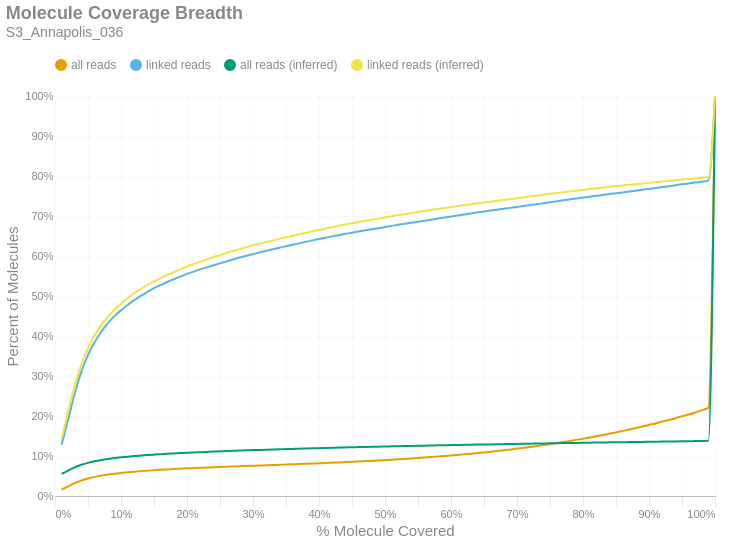

Notebook code cell kept with this figure:
### Markdown cell above
### Molecule Read Coverage
This chart shows molecule coverage breadth as computed by the number of bases aligned to that molecule. In other words, "*how much of each unique long molecule is actually sequenced/aligned?*" Keep in mind there is a distinction between sequences and alignments, since some sequences belonging to a particular molecule may not align well and wouldn't appear in the alignment data. This chart also shows molecule coverage breadth as computed by the *inferred fragment* from which the aligned sequences originate. Unlike read coverage, this calculation takes into account the total insert size, including unsequenced gaps between the forward and reverse reads. Like the previous figures, these are cumulative percents.

### Code cell
if SKIPLR:
    print_html(f"Skipped")
else:
    binned_df = consolidated_hist(valids['coverage_bp'], mask, 0.01, True)
    binned_df_inf = consolidated_hist(valids['coverage_inserts'], mask, 0.01, True)
    binned_df = binned_df.with_columns(pl.lit(binned_df_inf['all reads (cumsum)']).alias('all reads (inferred)'))
    binned_df = binned_df.with_columns(pl.lit(binned_df_inf['linked reads (cumsum)']).alias('linked reads (inferred)'))
    binned_df = binned_df.with_columns(
        (pl.col('bin').cast(pl.Float64) + 0.01).alias('right_edge')
    )

    with SafeRender(binned_df):
        (
            density_plot(binned_df, 'Molecule Coverage Breadth', samplename, 'molcov', ['all reads (inferred)','linked reads (inferred)'])
            .encode(
                #x=alt.X('bin:Q', title="% Molecule Covered").axis(format = '%').scale(padding=0),
                x=alt.X('right_edge:Q', title="% Molecule Covered").axis(format='%').scale(padding=0),
                y=alt.Y('value:Q', title='Percent of Molecules')
                    .axis(format='%')
                    .stack(False)
                    .scale(domainMin=0, padding=0),
                color=alt.Color("key:N").scale(domain = ["all reads", "linked reads", "all reads (inferred)", "linked reads (inferred)"]),
                tooltip = [
                    alt.Tooltip("key:N", title = "Data Type"),
                    alt.Tooltip("range_label:N", title="% Molecule Covered"),
                    alt.Tooltip("value:Q", format = ".2%", title="% Molecules")
                ]
            )
        ).display()

### Figure 1 — Vega-Lite specification as saved in the notebook (floating-point values rounded to 4 significant figures)
{"width": "container", "height": 400, "config": {"title": {"anchor": "start", "dy": -15, "fontSize": 18, "color": "#888888", "subtitleColor": "#888888", "subtitleFontSize": 14}, "arc": {"fill": "#0072B2"}, "axis": {"domainColor": "#888888", "domainWidth": 0.5, "gridWidth": 0.2, "grid": false, "titleFontWeight": 400, "titleFontSize": 15, "labelFontSize": 11, "labelColor": "#888888", "tickColor": "#888888", "tickWidth": 0.2, "titleColor": "#888888"}, "axisBand": {"grid": false}, "axisX": {"grid": true, "tickSize": 10, "domainCap": "round"}, "axisY": {"domain": false, "grid": true, "tickSize": 0, "domainCap": "round"}, "background": "transparent", "header": {"labelFontSize": 15, "labelColor": "#888888", "titleFontSize": 15, "titleFontWeight": 600, "titleColor": "#888888"}, "legend": {"labelFont": "sans-serif", "labelFontSize": 12, "labelColor": "#888888", "symbolSize": 100, "symbolType": "circle", "titleFontSize": 12, "titlePadding": 10, "titleColor": "#888888", "title": null, "orient": "top"}, "range": {"category": ["#E69F00", "#56B4E9", "#009E73", "#F0E442", "#0072B2", "#D55E00", "#CC79A7", "#000000"], "diverging": ["#cfe8f3", "#a2d4ec", "#73bfe2", "#46abdb", "#1696d2", "#12719e"]}, "area": {"fill": "#0072B2", "fillOpacity": 0.7, "line": true, "strokeOpacity": 0.7}, "line": {"color": "#0072B2", "stroke": "#0072B2", "strokeWidth": 2}, "trail": {"color": "#0072B2", "stroke": "#0072B2", "strokeWidth": 0, "size": 1}, "point": {"filled": true, "fillOpacity": 1.0, "size": 95}, "text": {"color": "#888888", "fontSize": 11, "align": "right", "fontWeight": 400, "size": 11}, "bar": {"fill": "#0072B2", "stroke": null}, "view": {"stroke": null, "continuousWidth": 660, "continuousHeight": 400}}, "data": {"name": "data-ac46e3a68574f05ad03b22650f25fd41"}, "mark": {"type": "line", "interpolate": "monotone", "point": {"opacity": 0, "size": 275}}, "encoding": {"color": {"field": "key", "scale": {"domain": ["all reads", "linked reads", "all reads (inferred)", "linked reads (inferred)"]}, "type": "nominal"}, "tooltip": [{"field": "key", "title": "Data Type", "type": "nominal"}, {"field": "range_label", "title": "% Molecule Covered", "type": "nominal"}, {"field": "value", "format": ".2%", "title": "% Molecules", "type": "quantitative"}], "x": {"axis": {"format": "%"}, "field": "right_edge", "scale": {"padding": 0}, "title": "% Molecule Covered", "type": "quantitative"}, "y": {"axis": {"format": "%"}, "field": "value", "scale": {"domainMin": 0, "padding": 0}, "stack": false, "title": "Percent of Molecules", "type": "quantitative"}}, "params": [{"name": "param_c36ac31b6afebe62", "select": {"type": "point", "fields": ["key"]}, "bind": "legend"}], "title": {"text": "Molecule Coverage Breadth", "subtitle": "S3_Annapolis_036"}, "transform": [{"fold": ["all reads (cumsum)", "linked reads (cumsum)", "all reads (inferred)", "linked reads (inferred)"]}, {"calculate": "replace(datum.key, ' (cumsum)', '')", "as": "key"}, {"filter": {"param": "param_c36ac31b6afebe62"}}], "usermeta": {"embedOptions": {"downloadFileName": "S3_Annapolis_036.molcov"}}, "$schema": "https://vega.github.io/schema/vega-lite/v6.1.0.json", "datasets": {"data-ac46e3a68574f05ad03b22650f25fd41": [{"bin": "0.0", "interval": "0.0-0.01", "all reads": 0.01625, "linked reads": 0.1283, "all reads (cumsum)": 0.01625, "linked reads (cumsum)": 0.1283, "range_label": "0.0-0.01", "all reads (inferred)": 0.05513, "linked reads (inferred)": 0.1431, "right_edge": 0.01}, {"bin": "0.01", "interval": "0.01-0.02", "all reads": 0.007859, "linked reads": 0.06353, "all reads (cumsum)": 0.02411, "linked reads (cumsum)": 0.1918, "range_label": "0.01-0.02", "all reads (inferred)": 0.06357, "linked reads (inferred)": 0.2118, "right_edge": 0.02}, {"bin": "0.02", "interval": "0.02-0.03", "all reads": 0.008005, "linked reads": 0.06534, "all reads (cumsum)": 0.03211, "linked reads (cumsum)": 0.2571, "range_label": "0.02-0.03", "all reads (inferred)": 0.07153, "linked reads (inferred)": 0.2768, "right_edge": 0.03}, {"bin": "0.03", "interval": "0.03-0.04", "all reads": 0.006635, "linked reads": 0.05396, "all reads (cumsum)": 0.03875, "linked reads (cumsum)": 0.3111, "range_label": "0.03-0.04", "all reads (inferred)": 0.07795, "linked reads (inferred)": 0.3293, "right_edge": 0.04}, {"bin": "0.04", "interval": "0.04-0.05", "all reads": 0.005096, "linked reads": 0.04145, "all reads (cumsum)": 0.04384, "linked reads (cumsum)": 0.3526, "range_label": "0.04-0.05", "all reads (inferred)": 0.08287, "linked reads (inferred)": 0.3693, "right_edge": 0.05}, {"bin": "0.05", "interval": "0.05-0.06", "all reads": 0.003942, "linked reads": 0.03186, "all reads (cumsum)": 0.04778, "linked reads (cumsum)": 0.3844, "range_label": "0.05-0.06", "all reads (inferred)": 0.08682, "linked reads (inferred)": 0.4013, "right_edge": 0.06}, {"bin": "0.06", "interval": "0.06-0.07", "all reads": 0.003159, "linked reads": 0.02554, "all reads (cumsum)": 0.05094, "linked reads (cumsum)": 0.41, "range_label": "0.06-0.07", "all reads (inferred)": 0.08997, "linked reads (inferred)": 0.427, "right_edge": 0.07}, {"bin": "0.07", "interval": "0.07-0.08", "all reads": 0.00272, "linked reads": 0.02201, "all reads (cumsum)": 0.05366, "linked reads (cumsum)": 0.432, "range_label": "0.07-0.08", "all reads (inferred)": 0.0925, "linked reads (inferred)": 0.4476, "right_edge": 0.08}, {"bin": "0.08", "interval": "0.08-0.09", "all reads": 0.002206, "linked reads": 0.01767, "all reads (cumsum)": 0.05587, "linked reads (cumsum)": 0.4496, "range_label": "0.08-0.09", "all reads (inferred)": 0.09473, "linked reads (inferred)": 0.4656, "right_edge": 0.09}, {"bin": "0.09", "interval": "0.09-0.1", "all reads": 0.001842, "linked reads": 0.01472, "all reads (cumsum)": 0.05771, "linked reads (cumsum)": 0.4644, "range_label": "0.09-0.1", "all reads (inferred)": 0.09658, "linked reads (inferred)": 0.4807, "right_edge": 0.1}, {"bin": "0.1", "interval": "0.1-0.11", "all reads": 0.001657, "linked reads": 0.01323, "all reads (cumsum)": 0.05937, "linked reads (cumsum)": 0.4776, "range_label": "0.1-0.11", "all reads (inferred)": 0.09833, "linked reads (inferred)": 0.4948, "right_edge": 0.11}, {"bin": "0.11", "interval": "0.11-0.12", "all reads": 0.001463, "linked reads": 0.01194, "all reads (cumsum)": 0.06083, "linked reads (cumsum)": 0.4895, "range_label": "0.11-0.12", "all reads (inferred)": 0.09981, "linked reads (inferred)": 0.507, "right_edge": 0.12}, {"bin": "0.12", "interval": "0.12-0.13", "all reads": 0.001361, "linked reads": 0.0109, "all reads (cumsum)": 0.06219, "linked reads (cumsum)": 0.5004, "range_label": "0.12-0.13", "all reads (inferred)": 0.1011, "linked reads (inferred)": 0.5175, "right_edge": 0.13}, {"bin": "0.13", "interval": "0.13-0.14", "all reads": 0.001252, "linked reads": 0.01003, "all reads (cumsum)": 0.06344, "linked reads (cumsum)": 0.5105, "range_label": "0.13-0.14", "all reads (inferred)": 0.1024, "linked reads (inferred)": 0.5275, "right_edge": 0.14}, {"bin": "0.14", "interval": "0.14-0.15", "all reads": 0.001154, "linked reads": 0.009047, "all reads (cumsum)": 0.0646, "linked reads (cumsum)": 0.5195, "range_label": "0.14-0.15", "all reads (inferred)": 0.1034, "linked reads (inferred)": 0.5363, "right_edge": 0.15}, {"bin": "0.15", "interval": "0.15-0.16", "all reads": 0.0009916, "linked reads": 0.007821, "all reads (cumsum)": 0.06559, "linked reads (cumsum)": 0.5273, "range_label": "0.15-0.16", "all reads (inferred)": 0.1045, "linked reads (inferred)": 0.5447, "right_edge": 0.16}, {"bin": "0.16", "interval": "0.16-0.17", "all reads": 0.0009579, "linked reads": 0.007675, "all reads (cumsum)": 0.06655, "linked reads (cumsum)": 0.535, "range_label": "0.16-0.17", "all reads (inferred)": 0.1055, "linked reads (inferred)": 0.5527, "right_edge": 0.17}, {"bin": "0.17", "interval": "0.17-0.18", "all reads": 0.0008889, "linked reads": 0.006929, "all reads (cumsum)": 0.06744, "linked reads (cumsum)": 0.5419, "range_label": "0.17-0.18", "all reads (inferred)": 0.1063, "linked reads (inferred)": 0.5597, "right_edge": 0.18}, {"bin": "0.18", "interval": "0.18-0.19", "all reads": 0.0008456, "linked reads": 0.006662, "all reads (cumsum)": 0.06828, "linked reads (cumsum)": 0.5486, "range_label": "0.18-0.19", "all reads (inferred)": 0.1072, "linked reads (inferred)": 0.5666, "right_edge": 0.19}, {"bin": "0.19", "interval": "0.19-0.2", "all reads": 0.0008472, "linked reads": 0.006715, "all reads (cumsum)": 0.06913, "linked reads (cumsum)": 0.5553, "range_label": "0.19-0.2", "all reads (inferred)": 0.1081, "linked reads (inferred)": 0.5737, "right_edge": 0.2}, {"bin": "0.2", "interval": "0.2-0.21", "all reads": 0.0007236, "linked reads": 0.005729, "all reads (cumsum)": 0.06985, "linked reads (cumsum)": 0.561, "range_label": "0.2-0.21", "all reads (inferred)": 0.1088, "linked reads (inferred)": 0.5799, "right_edge": 0.21}, {"bin": "0.21", "interval": "0.21-0.22", "all reads": 0.0006931, "linked reads": 0.00549, "all reads (cumsum)": 0.07055, "linked reads (cumsum)": 0.5665, "range_label": "0.21-0.22", "all reads (inferred)": 0.1096, "linked reads (inferred)": 0.5856, "right_edge": 0.22}, {"bin": "0.22", "interval": "0.22-0.23", "all reads": 0.000645, "linked reads": 0.00497, "all reads (cumsum)": 0.07119, "linked reads (cumsum)": 0.5715, "range_label": "0.22-0.23", "all reads (inferred)": 0.1103, "linked reads (inferred)": 0.5914, "right_edge": 0.23}, {"bin": "0.23", "interval": "0.23-0.24", "all reads": 0.0006867, "linked reads": 0.00537, "all reads (cumsum)": 0.07188, "linked reads (cumsum)": 0.5769, "range_label": "0.23-0.24", "all reads (inferred)": 0.111, "linked reads (inferred)": 0.5972, "right_edge": 0.24}, {"bin": "0.24", "interval": "0.24-0.25", "all reads": 0.0006242, "linked reads": 0.004743, "all reads (cumsum)": 0.0725, "linked reads (cumsum)": 0.5816, "range_label": "0.24-0.25", "all reads (inferred)": 0.1116, "linked reads (inferred)": 0.6022, "right_edge": 0.25}, {"bin": "0.25", "interval": "0.25-0.26", "all reads": 0.0006498, "linked reads": 0.00501, "all reads (cumsum)": 0.07315, "linked reads (cumsum)": 0.5866, "range_label": "0.25-0.26", "all reads (inferred)": 0.1123, "linked reads (inferred)": 0.6078, "right_edge": 0.26}, {"bin": "0.26", "interval": "0.26-0.27", "all reads": 0.0006242, "linked reads": 0.004823, "all reads (cumsum)": 0.07378, "linked reads (cumsum)": 0.5914, "range_label": "0.26-0.27", "all reads (inferred)": 0.113, "linked reads (inferred)": 0.613, "right_edge": 0.27}, {"bin": "0.27", "interval": "0.27-0.28", "all reads": 0.0006354, "linked reads": 0.004743, "all reads (cumsum)": 0.07441, "linked reads (cumsum)": 0.5962, "range_label": "0.27-0.28", "all reads (inferred)": 0.1135, "linked reads (inferred)": 0.6173, "right_edge": 0.28}, {"bin": "0.28", "interval": "0.28-0.29", "all reads": 0.0006097, "linked reads": 0.004397, "all reads (cumsum)": 0.07502, "linked reads (cumsum)": 0.6006, "range_label": "0.28-0.29", "all reads (inferred)": 0.1141, "linked reads (inferred)": 0.6222, "right_edge": 0.29}, {"bin": "0.29", "interval": "0.29-0.3", "all reads": 0.0006081, "linked reads": 0.00409, "all reads (cumsum)": 0.07563, "linked reads (cumsum)": 0.6047, "range_label": "0.29-0.3", "all reads (inferred)": 0.1147, "linked reads (inferred)": 0.6267, "right_edge": 0.3}, {"bin": "0.3", "interval": "0.3-0.31", "all reads": 0.0006145, "linked reads": 0.004317, "all reads (cumsum)": 0.07624, "linked reads (cumsum)": 0.609, "range_label": "0.3-0.31", "all reads (inferred)": 0.1153, "linked reads (inferred)": 0.6309, "right_edge": 0.31}, {"bin": "0.31", "interval": "0.31-0.32", "all reads": 0.000576, "linked reads": 0.003811, "all reads (cumsum)": 0.07682, "linked reads (cumsum)": 0.6128, "range_label": "0.31-0.32", "all reads (inferred)": 0.1158, "linked reads (inferred)": 0.6349, "right_edge": 0.32}, {"bin": "0.32", "interval": "0.32-0.33", "all reads": 0.0006065, "linked reads": 0.004024, "all reads (cumsum)": 0.07743, "linked reads (cumsum)": 0.6168, "range_label": "0.32-0.33", "all reads (inferred)": 0.1163, "linked reads (inferred)": 0.639, "right_edge": 0.33}, {"bin": "0.33", "interval": "0.33-0.34", "all reads": 0.0006338, "linked reads": 0.004011, "all reads (cumsum)": 0.07806, "linked reads (cumsum)": 0.6208, "range_label": "0.33-0.34", "all reads (inferred)": 0.1168, "linked reads (inferred)": 0.643, "right_edge": 0.34}, {"bin": "0.34", "interval": "0.34-0.35", "all reads": 0.0006113, "linked reads": 0.003598, "all reads (cumsum)": 0.07867, "linked reads (cumsum)": 0.6244, "range_label": "0.34-0.35", "all reads (inferred)": 0.1173, "linked reads (inferred)": 0.6467, "right_edge": 0.35}, {"bin": "0.35", "interval": "0.35-0.36", "all reads": 0.0006193, "linked reads": 0.003531, "all reads (cumsum)": 0.07929, "linked reads (cumsum)": 0.628, "range_label": "0.35-0.36", "all reads (inferred)": 0.1178, "linked reads (inferred)": 0.6506, "right_edge": 0.36}, {"bin": "0.36", "interval": "0.36-0.37", "all reads": 0.0006193, "linked reads": 0.003624, "all reads (cumsum)": 0.07991, "linked reads (cumsum)": 0.6316, "range_label": "0.36-0.37", "all reads (inferred)": 0.1182, "linked reads (inferred)": 0.6542, "right_edge": 0.37}, {"bin": "0.37", "interval": "0.37-0.38", "all reads": 0.0006675, "linked reads": 0.003771, "all reads (cumsum)": 0.08058, "linked reads (cumsum)": 0.6354, "range_label": "0.37-0.38", "all reads (inferred)": 0.1187, "linked reads (inferred)": 0.6582, "right_edge": 0.38}, {"bin": "0.38", "interval": "0.38-0.39", "all reads": 0.0006675, "linked reads": 0.003664, "all reads (cumsum)": 0.08124, "linked reads (cumsum)": 0.639, "range_label": "0.38-0.39", "all reads (inferred)": 0.1192, "linked reads (inferred)": 0.6619, "right_edge": 0.39}, {"bin": "0.39", "interval": "0.39-0.4", "all reads": 0.0006611, "linked reads": 0.003358, "all reads (cumsum)": 0.08191, "linked reads (cumsum)": 0.6424, "range_label": "0.39-0.4", "all reads (inferred)": 0.1196, "linked reads (inferred)": 0.6651, "right_edge": 0.4}, {"bin": "0.4", "interval": "0.4-0.41", "all reads": 0.0006899, "linked reads": 0.003411, "all reads (cumsum)": 0.0826, "linked reads (cumsum)": 0.6458, "range_label": "0.4-0.41", "all reads (inferred)": 0.1201, "linked reads (inferred)": 0.6686, "right_edge": 0.41}, {"bin": "0.41", "interval": "0.41-0.42", "all reads": 0.0007236, "linked reads": 0.003264, "all reads (cumsum)": 0.08332, "linked reads (cumsum)": 0.6491, "range_label": "0.41-0.42", "all reads (inferred)": 0.1205, "linked reads (inferred)": 0.6719, "right_edge": 0.42}, {"bin": "0.42", "interval": "0.42-0.43", "all reads": 0.000698, "linked reads": 0.002945, "all reads (cumsum)": 0.08402, "linked reads (cumsum)": 0.652, "range_label": "0.42-0.43", "all reads (inferred)": 0.121, "linked reads (inferred)": 0.6755, "right_edge": 0.43}, {"bin": "0.43", "interval": "0.43-0.44", "all reads": 0.000799, "linked reads": 0.003358, "all reads (cumsum)": 0.08482, "linked reads (cumsum)": 0.6554, "range_label": "0.43-0.44", "all reads (inferred)": 0.1214, "linked reads (inferred)": 0.6788, "right_edge": 0.44}, {"bin": "0.44", "interval": "0.44-0.45", "all reads": 0.0007621, "linked reads": 0.003011, "all reads (cumsum)": 0.08558, "linked reads (cumsum)": 0.6584, "range_label": "0.44-0.45", "all reads (inferred)": 0.1218, "linked reads (inferred)": 0.6818, "right_edge": 0.45}, {"bin": "0.45", "interval": "0.45-0.46", "all reads": 0.0008119, "linked reads": 0.003105, "all reads (cumsum)": 0.08639, "linked reads (cumsum)": 0.6615, "range_label": "0.45-0.46", "all reads (inferred)": 0.1222, "linked reads (inferred)": 0.685, "right_edge": 0.46}, {"bin": "0.46", "interval": "0.46-0.47", "all reads": 0.0008408, "linked reads": 0.002945, "all reads (cumsum)": 0.08723, "linked reads (cumsum)": 0.6644, "range_label": "0.46-0.47", "all reads (inferred)": 0.1226, "linked reads (inferred)": 0.6878, "right_edge": 0.47}, {"bin": "0.47", "interval": "0.47-0.48", "all reads": 0.0008167, "linked reads": 0.002518, "all reads (cumsum)": 0.08805, "linked reads (cumsum)": 0.6669, "range_label": "0.47-0.48", "all reads (inferred)": 0.1229, "linked reads (inferred)": 0.6905, "right_edge": 0.48}, {"bin": "0.48", "interval": "0.48-0.49", "all reads": 0.0008392, "linked reads": 0.002691, "all reads (cumsum)": 0.08889, "linked reads (cumsum)": 0.6696, "range_label": "0.48-0.49", "all reads (inferred)": 0.1233, "linked reads (inferred)": 0.6932, "right_edge": 0.49}, {"bin": "0.49", "interval": "0.49-0.5", "all reads": 0.0009483, "linked reads": 0.002878, "all reads (cumsum)": 0.08983, "linked reads (cumsum)": 0.6725, "range_label": "0.49-0.5", "all reads (inferred)": 0.1237, "linked reads (inferred)": 0.6964, "right_edge": 0.5}, {"bin": "0.5", "interval": "0.5-0.51", "all reads": 0.0009114, "linked reads": 0.002838, "all reads (cumsum)": 0.09075, "linked reads (cumsum)": 0.6753, "range_label": "0.5-0.51", "all reads (inferred)": 0.1241, "linked reads (inferred)": 0.6992, "right_edge": 0.51}, {"bin": "0.51", "interval": "0.51-0.52", "all reads": 0.0009707, "linked reads": 0.002532, "all reads (cumsum)": 0.09172, "linked reads (cumsum)": 0.6779, "range_label": "0.51-0.52", "all reads (inferred)": 0.1245, "linked reads (inferred)": 0.7022, "right_edge": 0.52}, {"bin": "0.52", "interval": "0.52-0.53", "all reads": 0.00102, "linked reads": 0.002891, "all reads (cumsum)": 0.09274, "linked reads (cumsum)": 0.6808, "range_label": "0.52-0.53", "all reads (inferred)": 0.1249, "linked reads (inferred)": 0.7049, "right_edge": 0.53}, {"bin": "0.53", "interval": "0.53-0.54", "all reads": 0.001019, "linked reads": 0.002332, "all reads (cumsum)": 0.09376, "linked reads (cumsum)": 0.6831, "range_label": "0.53-0.54", "all reads (inferred)": 0.1253, "linked reads (inferred)": 0.7076, "right_edge": 0.54}, {"bin": "0.54", "interval": "0.54-0.55", "all reads": 0.001133, "linked reads": 0.002665, "all reads (cumsum)": 0.09489, "linked reads (cumsum)": 0.6858, "range_label": "0.54-0.55", "all reads (inferred)": 0.1256, "linked reads (inferred)": 0.7102, "right_edge": 0.55}, {"bin": "0.55", "interval": "0.55-0.56", "all reads": 0.001166, "linked reads": 0.002398, "all reads (cumsum)": 0.09606, "linked reads (cumsum)": 0.6882, "range_label": "0.55-0.56", "all reads (inferred)": 0.1259, "linked reads (inferred)": 0.7127, "right_edge": 0.56}, {"bin": "0.56", "interval": "0.56-0.57", "all reads": 0.001207, "linked reads": 0.002585, "all reads (cumsum)": 0.09726, "linked reads (cumsum)": 0.6907, "range_label": "0.56-0.57", "all reads (inferred)": 0.1263, "linked reads (inferred)": 0.7152, "right_edge": 0.57}, {"bin": "0.57", "interval": "0.57-0.58", "all reads": 0.001276, "linked reads": 0.002758, "all reads (cumsum)": 0.09854, "linked reads (cumsum)": 0.6935, "range_label": "0.57-0.58", "all reads (inferred)": 0.1266, "linked reads (inferred)": 0.7177, "right_edge": 0.58}, {"bin": "0.58", "interval": "0.58-0.59", "all reads": 0.001325, "linked reads": 0.002572, "all reads (cumsum)": 0.09986, "linked reads (cumsum)": 0.6961, "range_label": "0.58-0.59", "all reads (inferred)": 0.1269, "linked reads (inferred)": 0.7199, "right_edge": 0.59}, {"bin": "0.59", "interval": "0.59-0.6", "all reads": 0.001378, "linked reads": 0.002518, "all reads (cumsum)": 0.1012, "linked reads (cumsum)": 0.6986, "range_label": "0.59-0.6", "all reads (inferred)": 0.1272, "linked reads (inferred)": 0.7223, "right_edge": 0.6}, {"bin": "0.6", "interval": "0.6-0.61", "all reads": 0.001348, "linked reads": 0.002452, "all reads (cumsum)": 0.1026, "linked reads (cumsum)": 0.701, "range_label": "0.6-0.61", "all reads (inferred)": 0.1275, "linked reads (inferred)": 0.7246, "right_edge": 0.61}, {"bin": "0.61", "interval": "0.61-0.62", "all reads": 0.00151, "linked reads": 0.002438, "all reads (cumsum)": 0.1041, "linked reads (cumsum)": 0.7035, "range_label": "0.61-0.62", "all reads (inferred)": 0.1279, "linked reads (inferred)": 0.7271, "right_edge": 0.62}, {"bin": "0.62", "interval": "0.62-0.63", "all reads": 0.00159, "linked reads": 0.002665, "all reads (cumsum)": 0.1057, "linked reads (cumsum)": 0.7062, "range_label": "0.62-0.63", "all reads (inferred)": 0.1282, "linked reads (inferred)": 0.7295, "right_edge": 0.63}, {"bin": "0.63", "interval": "0.63-0.64", "all reads": 0.001648, "linked reads": 0.002518, "all reads (cumsum)": 0.1073, "linked reads (cumsum)": 0.7087, "range_label": "0.63-0.64", "all reads (inferred)": 0.1285, "linked reads (inferred)": 0.7318, "right_edge": 0.64}, {"bin": "0.64", "interval": "0.64-0.65", "all reads": 0.001605, "linked reads": 0.002398, "all reads (cumsum)": 0.1089, "linked reads (cumsum)": 0.7111, "range_label": "0.64-0.65", "all reads (inferred)": 0.1288, "linked reads (inferred)": 0.7339, "right_edge": 0.65}, {"bin": "0.65", "interval": "0.65-0.66", "all reads": 0.001813, "linked reads": 0.002505, "all reads (cumsum)": 0.1108, "linked reads (cumsum)": 0.7136, "range_label": "0.65-0.66", "all reads (inferred)": 0.1291, "linked reads (inferred)": 0.7359, "right_edge": 0.66}, {"bin": "0.66", "interval": "0.66-0.67", "all reads": 0.001844, "linked reads": 0.002318, "all reads (cumsum)": 0.1126, "linked reads (cumsum)": 0.7159, "range_label": "0.66-0.67", "all reads (inferred)": 0.1294, "linked reads (inferred)": 0.738, "right_edge": 0.67}, {"bin": "0.67", "interval": "0.67-0.68", "all reads": 0.001895, "linked reads": 0.002425, "all reads (cumsum)": 0.1145, "linked reads (cumsum)": 0.7183, "range_label": "0.67-0.68", "all reads (inferred)": 0.1297, "linked reads (inferred)": 0.7402, "right_edge": 0.68}, {"bin": "0.68", "interval": "0.68-0.69", "all reads": 0.0019, "linked reads": 0.001999, "all reads (cumsum)": 0.1164, "linked reads (cumsum)": 0.7203, "range_label": "0.68-0.69", "all reads (inferred)": 0.13, "linked reads (inferred)": 0.7424, "right_edge": 0.69}, {"bin": "0.69", "interval": "0.69-0.7", "all reads": 0.002071, "linked reads": 0.002332, "all reads (cumsum)": 0.1185, "linked reads (cumsum)": 0.7226, "range_label": "0.69-0.7", "all reads (inferred)": 0.1302, "linked reads (inferred)": 0.7444, "right_edge": 0.7}, {"bin": "0.7", "interval": "0.7-0.71", "all reads": 0.001999, "linked reads": 0.002332, "all reads (cumsum)": 0.1205, "linked reads (cumsum)": 0.725, "range_label": "0.7-0.71", "all reads (inferred)": 0.1306, "linked reads (inferred)": 0.7469, "right_edge": 0.71}, {"bin": "0.71", "interval": "0.71-0.72", "all reads": 0.002225, "linked reads": 0.002398, "all reads (cumsum)": 0.1227, "linked reads (cumsum)": 0.7274, "range_label": "0.71-0.72", "all reads (inferred)": 0.1308, "linked reads (inferred)": 0.749, "right_edge": 0.72}, {"bin": "0.72", "interval": "0.72-0.73", "all reads": 0.002275, "linked reads": 0.002212, "all reads (cumsum)": 0.125, "linked reads (cumsum)": 0.7296, "range_label": "0.72-0.73", "all reads (inferred)": 0.1311, "linked reads (inferred)": 0.7511, "right_edge": 0.73}, {"bin": "0.73", "interval": "0.73-0.74", "all reads": 0.00229, "linked reads": 0.002425, "all reads (cumsum)": 0.1273, "linked reads (cumsum)": 0.732, "range_label": "0.73-0.74", "all reads (inferred)": 0.1314, "linked reads (inferred)": 0.7533, "right_edge": 0.74}, {"bin": "0.74", "interval": "0.74-0.75", "all reads": 0.002644, "linked reads": 0.002318, "all reads (cumsum)": 0.1299, "linked reads (cumsum)": 0.7343, "range_label": "0.74-0.75", "all reads (inferred)": 0.1317, "linked reads (inferred)": 0.7555, "right_edge": 0.75}, {"bin": "0.75", "interval": "0.75-0.76", "all reads": 0.002476, "linked reads": 0.002385, "all reads (cumsum)": 0.1324, "linked reads (cumsum)": 0.7367, "range_label": "0.75-0.76", "all reads (inferred)": 0.132, "linked reads (inferred)": 0.7575, "right_edge": 0.76}, {"bin": "0.76", "interval": "0.76-0.77", "all reads": 0.002545, "linked reads": 0.002385, "all reads (cumsum)": 0.1349, "linked reads (cumsum)": 0.7391, "range_label": "0.76-0.77", "all reads (inferred)": 0.1323, "linked reads (inferred)": 0.7594, "right_edge": 0.77}, {"bin": "0.77", "interval": "0.77-0.78", "all reads": 0.002681, "linked reads": 0.002225, "all reads (cumsum)": 0.1376, "linked reads (cumsum)": 0.7413, "range_label": "0.77-0.78", "all reads (inferred)": 0.1326, "linked reads (inferred)": 0.7615, "right_edge": 0.78}, {"bin": "0.78", "interval": "0.78-0.79", "all reads": 0.002721, "linked reads": 0.002265, "all reads (cumsum)": 0.1403, "linked reads (cumsum)": 0.7436, "range_label": "0.78-0.79", "all reads (inferred)": 0.1328, "linked reads (inferred)": 0.7633, "right_edge": 0.79}, {"bin": "0.79", "interval": "0.79-0.8", "all reads": 0.00292, "linked reads": 0.002385, "all reads (cumsum)": 0.1432, "linked reads (cumsum)": 0.746, "range_label": "0.79-0.8", "all reads (inferred)": 0.1331, "linked reads (inferred)": 0.7653, "right_edge": 0.8}, {"bin": "0.8", "interval": "0.8-0.81", "all reads": 0.002907, "linked reads": 0.002185, "all reads (cumsum)": 0.1461, "linked reads (cumsum)": 0.7482, "range_label": "0.8-0.81", "all reads (inferred)": 0.1333, "linked reads (inferred)": 0.7673, "right_edge": 0.81}, {"bin": "0.81", "interval": "0.81-0.82", "all reads": 0.003005, "linked reads": 0.002332, "all reads (cumsum)": 0.1492, "linked reads (cumsum)": 0.7505, "range_label": "0.81-0.82", "all reads (inferred)": 0.1336, "linked reads (inferred)": 0.7692, "right_edge": 0.82}, {"bin": "0.82", "interval": "0.82-0.83", "all reads": 0.003223, "linked reads": 0.002039, "all reads (cumsum)": 0.1524, "linked reads (cumsum)": 0.7525, "range_label": "0.82-0.83", "all reads (inferred)": 0.1338, "linked reads (inferred)": 0.771, "right_edge": 0.83}, {"bin": "0.83", "interval": "0.83-0.84", "all reads": 0.003341, "linked reads": 0.002358, "all reads (cumsum)": 0.1557, "linked reads (cumsum)": 0.7549, "range_label": "0.83-0.84", "all reads (inferred)": 0.1341, "linked reads (inferred)": 0.773, "right_edge": 0.84}, {"bin": "0.84", "interval": "0.84-0.85", "all reads": 0.003326, "linked reads": 0.001972, "all reads (cumsum)": 0.159, "linked reads (cumsum)": 0.7569, "range_label": "0.84-0.85", "all reads (inferred)": 0.1344, "linked reads (inferred)": 0.7748, "right_edge": 0.85}, {"bin": "0.85", "interval": "0.85-0.86", "all reads": 0.003575, "linked reads": 0.002172, "all reads (cumsum)": 0.1626, "linked reads (cumsum)": 0.759, "range_label": "0.85-0.86", "all reads (inferred)": 0.1346, "linked reads (inferred)": 0.7764, "right_edge": 0.86}, {"bin": "0.86", "interval": "0.86-0.87", "all reads": 0.00345, "linked reads": 0.002305, "all reads (cumsum)": 0.1661, "linked reads (cumsum)": 0.7613, "range_label": "0.86-0.87", "all reads (inferred)": 0.1348, "linked reads (inferred)": 0.778, "right_edge": 0.87}, {"bin": "0.87", "interval": "0.87-0.88", "all reads": 0.003755, "linked reads": 0.002039, "all reads (cumsum)": 0.1698, "linked reads (cumsum)": 0.7634, "range_label": "0.87-0.88", "all reads (inferred)": 0.135, "linked reads (inferred)": 0.7796, "right_edge": 0.88}, {"bin": "0.88", "interval": "0.88-0.89", "all reads": 0.003799, "linked reads": 0.002105, "all reads (cumsum)": 0.1736, "linked reads (cumsum)": 0.7655, "range_label": "0.88-0.89", "all reads (inferred)": 0.1352, "linked reads (inferred)": 0.781, "right_edge": 0.89}, {"bin": "0.89", "interval": "0.89-0.9", "all reads": 0.003998, "linked reads": 0.002412, "all reads (cumsum)": 0.1776, "linked reads (cumsum)": 0.7679, "range_label": "0.89-0.9", "all reads (inferred)": 0.1355, "linked reads (inferred)": 0.7828, "right_edge": 0.9}, {"bin": "0.9", "interval": "0.9-0.91", "all reads": 0.00378, "linked reads": 0.002092, "all reads (cumsum)": 0.1814, "linked reads (cumsum)": 0.77, "range_label": "0.9-0.91", "all reads (inferred)": 0.1357, "linked reads (inferred)": 0.7845, "right_edge": 0.91}, {"bin": "0.91", "interval": "0.91-0.92", "all reads": 0.004547, "linked reads": 0.002385, "all reads (cumsum)": 0.1859, "linked reads (cumsum)": 0.7724, "range_label": "0.91-0.92", "all reads (inferred)": 0.136, "linked reads (inferred)": 0.7861, "right_edge": 0.92}, {"bin": "0.92", "interval": "0.92-0.93", "all reads": 0.0041, "linked reads": 0.002092, "all reads (cumsum)": 0.19, "linked reads (cumsum)": 0.7745, "range_label": "0.92-0.93", "all reads (inferred)": 0.1362, "linked reads (inferred)": 0.7877, "right_edge": 0.93}, {"bin": "0.93", "interval": "0.93-0.94", "all reads": 0.004486, "linked reads": 0.002412, "all reads (cumsum)": 0.1945, "linked reads (cumsum)": 0.7769, "range_label": "0.93-0.94", "all reads (inferred)": 0.1364, "linked reads (inferred)": 0.7893, "right_edge": 0.94}, {"bin": "0.94", "interval": "0.94-0.95", "all reads": 0.004935, "linked reads": 0.002332, "all reads (cumsum)": 0.1995, "linked reads (cumsum)": 0.7792, "range_label": "0.94-0.95", "all reads (inferred)": 0.1367, "linked reads (inferred)": 0.791, "right_edge": 0.95}, {"bin": "0.95", "interval": "0.95-0.96", "all reads": 0.004188, "linked reads": 0.002212, "all reads (cumsum)": 0.2037, "linked reads (cumsum)": 0.7814, "range_label": "0.95-0.96", "all reads (inferred)": 0.137, "linked reads (inferred)": 0.7926, "right_edge": 0.96}, {"bin": "0.96", "interval": "0.96-0.97", "all reads": 0.005136, "linked reads": 0.002198, "all reads (cumsum)": 0.2088, "linked reads (cumsum)": 0.7836, "range_label": "0.96-0.97", "all reads (inferred)": 0.1373, "linked reads (inferred)": 0.7942, "right_edge": 0.97}, {"bin": "0.97", "interval": "0.97-0.98", "all reads": 0.005895, "linked reads": 0.002238, "all reads (cumsum)": 0.2147, "linked reads (cumsum)": 0.7859, "range_label": "0.97-0.98", "all reads (inferred)": 0.1376, "linked reads (inferred)": 0.7958, "right_edge": 0.98}, {"bin": "0.98", "interval": "0.98-0.99", "all reads": 0.005712, "linked reads": 0.002865, "all reads (cumsum)": 0.2204, "linked reads (cumsum)": 0.7887, "range_label": "0.98-0.99", "all reads (inferred)": 0.1378, "linked reads (inferred)": 0.7964, "right_edge": 0.99}, {"bin": "0.99", "interval": "0.99-1.0", "all reads": 0.7796, "linked reads": 0.2113, "all reads (cumsum)": 1.0, "linked reads (cumsum)": 1.0, "range_label": "0.99-1.0", "all reads (inferred)": 1.0, "linked reads (inferred)": 1.0, "right_edge": 1.0}]}}
